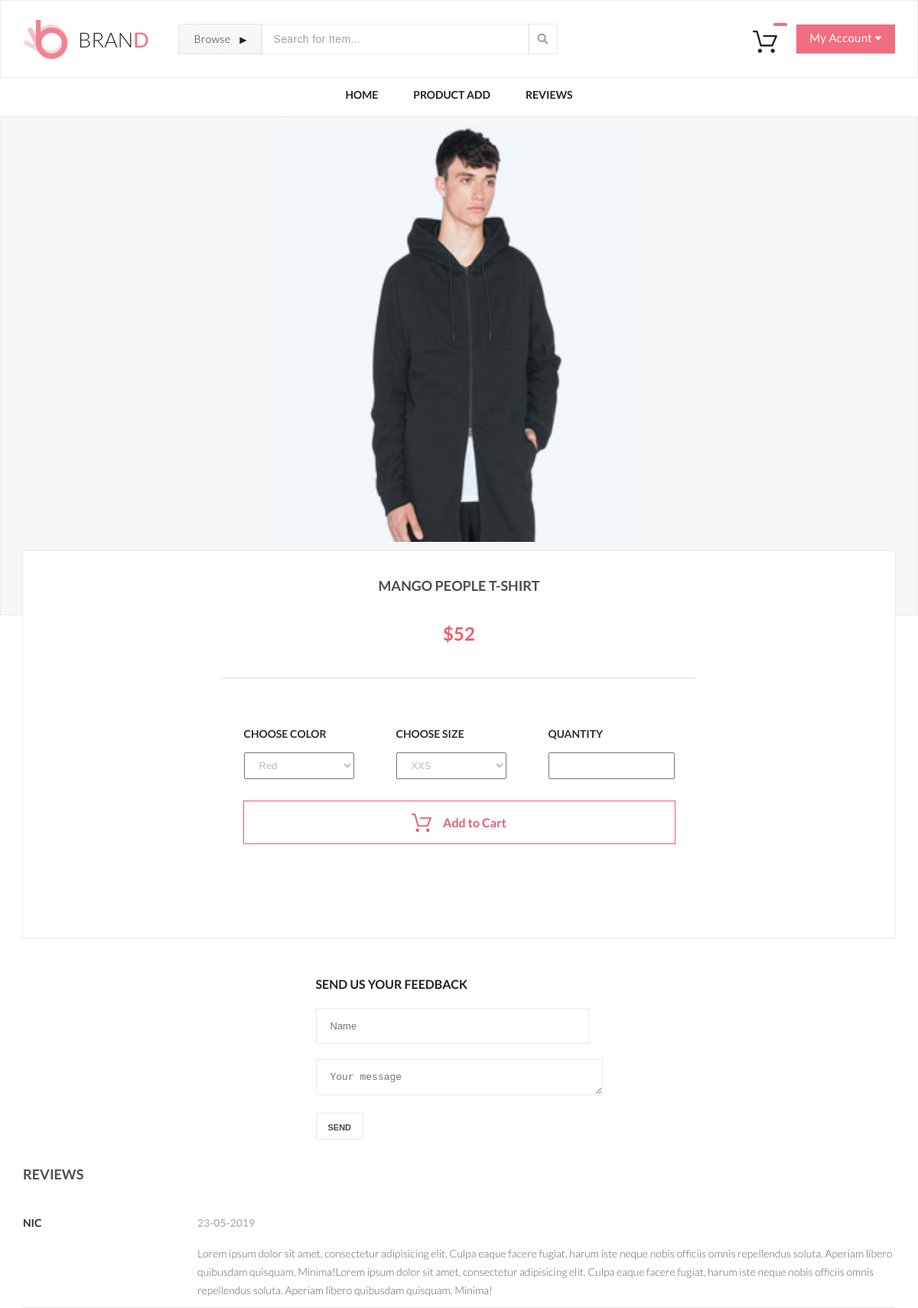
/?id=1&pages=singleProduct, run on the app's committed database.
### tables this page shows
CREATE TABLE `gallery` (
  `id` int(11) NOT NULL,
  `address` varchar(30) NOT NULL COMMENT 'путь к картинке',
  `name` varchar(40) NOT NULL DEFAULT 'Mango People T-shirt' COMMENT 'название товара',
  `price` decimal(10,0) NOT NULL,
  `count` int(11) NOT NULL DEFAULT 0 COMMENT 'Количество просмотров'
);

CREATE TABLE `reviews` (
  `id` int(11) NOT NULL,
  `name` varchar(30) NOT NULL,
  `text` text NOT NULL,
  `date` timestamp NOT NULL DEFAULT current_timestamp() COMMENT 'дата получения отзыва',
  `id_product` int(11) DEFAULT NULL
);

### all/config.php (called while the page is built, shortened)
<?php
function connect()
{
    static $link;
    if (empty($link)) {
        $link = mysqli_connect("localhost", "root", "", "gbphp");
    }
    return $link;
}

### public/index.php (called while the page is built, shortened)
<?php
include ("../all/L7/main.php");

### all/pages/singleProductPage.php (the view, shortened to what this page needs)
<?php
function index()
{
    $id = $_GET["id"];
    $sql = "SELECT id, address, name, price FROM gallery WHERE id = '$id'";
    $res = mysqli_query(connect(), $sql);
    $row = mysqli_fetch_assoc($res);
    $sql = "SELECT name, text, date FROM reviews WHERE id_product = '$id'";
    $res = mysqli_query(connect(), $sql);
    while ($rowFeedback = mysqli_fetch_assoc($res)){
        $date = date("d-m-Y", strtotime($rowFeedback["date"]));
        $feedback .= <<<php
        <div class="feedback">
            <h3 class="bold-text">{$rowFeedback['name']}</h3>
            <div class="feedback-text">
                <p class="text-material-designer text-material-designer_margin">$date</p>
                <p class="text-details text-details__feedback">{$rowFeedback['text']}</p>
            </div>
        </div>
php;
    }
    $html = <<<php
      <section class="single-product-box">
            <div class="single-product">
                <img class="img-product" src="{$row['address']}" alt="product">
            </div>
            <div class="box-details-single-product">
                <div class="container details-single-product">
                    <div class="container-single-product">
                        <h3 class="name-product">{$row['name']}</h3>
                        <p class="price">\${$row['price']}</p>
                        <hr class="hr">
                        <div class="choose">
                            <div class="choose-box">
                                <h4 class="choose-title">CHOOSE COLOR</h4>
                                <select class="text-choose" name="color" id="">
                                    <option>Red</option>
                                </select>
                            </div>
                            <div class="choose-box">
                                <h4 class="choose-title">CHOOSE SIZE</h4>
                                <select class="text-choose" name="size" id="">
                                    <option>XXS</option>
                                </select>
                            </div>
                            <div class="choose-box">
                                <h4 class="choose-title">QUANTITY</h4>
                                <input class="input-field" type="number" min="0" value="iwu">
                            </div>
                        </div>
                        <div class="box-button-add">
                            <a href="#" class="button-add"> <img class="img-cart-pink" src="img/cart-pink.svg"
                                                                 alt="cart">Add to&nbsp;Cart</a>
                        </div>
                    </div>
                </div>
            </div>
        </section>
        <div class="feedback-block">
            <div class="feedback-new">
                <div>
                    <h2 class="shopping-cart-forms-text">Send Us Your Feedback</h2>
                    <form method="post" action="?pages=singleProduct&func=sendFeedback">
                        <input class="shopping-cart-forms-input shopping-cart-forms-input_width"
                               placeholder="Name" type="text" name="name">
                        <textarea class="shopping-cart-forms-input textarea_size" placeholder="Your message"
                                  name="text"></textarea>
                        <input type="hidden" value="{$row['id']}" name="id_product">
                        <input class="button-black shopping-cart-forms-button_size modal_size" type="submit" value="SEND">
                    </form>
                </div>
            </div>
            <div class="container">
                <h2 class="name-product name-product_margin">Reviews</h2>
                $feedback
            </div>
        </div>
php;
    return $html;
}

### data on the page
gallery: address (picture), name "MANGO PEOPLE T-SHIRT", price "52"
reviews: name "NIC", date "23-05-2019", text "Lorem ipsum dolor sit amet, consectetur adipisicing elit. Culpa eaque facere fugiat, harum iste neque nobis officiis omnis repellendus soluta. Aperiam libero quibusdam quisquam. Minima!Lorem ipsum dolor sit amet, consectetur adipisicing elit. Culpa eaque facere fugiat, harum iste neque nobis officiis omnis repellendus soluta. Aperiam libero quibusdam quisquam. Minima!"
